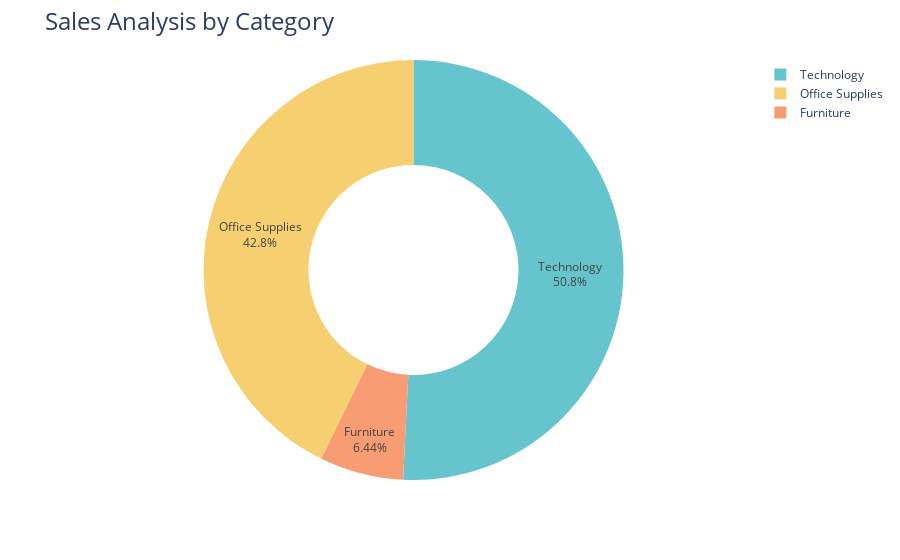

The code cell stored with this chart in its notebook:
### Code cell
fig =px.pie(profit_by_cetegory,
           values='Profit',
           names='Category',
           hole=0.5,
           color_discrete_sequence=px.colors.qualitative.Pastel)
fig.update_traces(textposition='inside', textinfo='percent+label')
fig.update_layout(title_text='Sales Analysis by Category', title_font=dict(size=24))

fig.show()

### Figure 1 — Plotly figure (JSON) as saved in the notebook; plotly's stock layout.template omitted (floating-point values rounded to 4 significant figures)
{"data": [{"domain": {"x": [0, 1], "y": [0, 1]}, "hole": 0.5, "hovertemplate": "Category=%{label}<br>Profit=%{value}<extra></extra>", "labels": ["Furniture", "Office Supplies", "Technology"], "legendgroup": "", "name": "", "showlegend": true, "textinfo": "percent+label", "textposition": "inside", "type": "pie", "values": [18450.0, 122500.0, 145500.0]}], "layout": {"legend": {"tracegroupgap": 0}, "margin": {"t": 60}, "piecolorway": ["rgb(102, 197, 204)", "rgb(246, 207, 113)", "rgb(248, 156, 116)", "rgb(220, 176, 242)", "rgb(135, 197, 95)", "rgb(158, 185, 243)", "rgb(254, 136, 177)", "rgb(201, 219, 116)", "rgb(139, 224, 164)", "rgb(180, 151, 231)", "rgb(179, 179, 179)"], "title": {"font": {"size": 24}, "text": "Sales Analysis by Category"}}}
